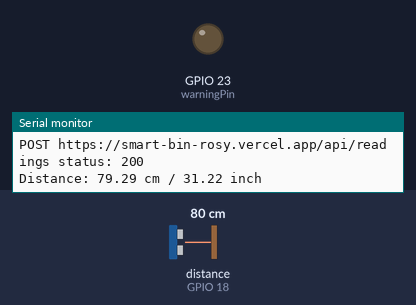
A sketch run on a simulated ESP32. Parts: output pins drawn as LEDs (lit = HIGH), the last lines printed to the serial monitor. Wiring (inferred from the names in the program): ultrasonic range finder: trigger GPIO 5; echo GPIO 18. Inputs (shaded band) come from the test bench; at power-on: distance to the obstacle (sensor on GPIO 18) 80 cm. The echo pulse lasts 58.3 µs per cm; WiFi joins after 1.5 s; servers stay silent unless stated; uploads are accepted with an empty reply; random numbers use the default seed unless the sketch sets one; pins used as bus, display or sensor lines are not drawn.

Above: at 4.8 s.
4.9 s: distance to the obstacle (sensor on GPIO 18) set to 7 cm
6.5 s: distance to the obstacle (sensor on GPIO 18) set to 4 cm
At 7.9 s:
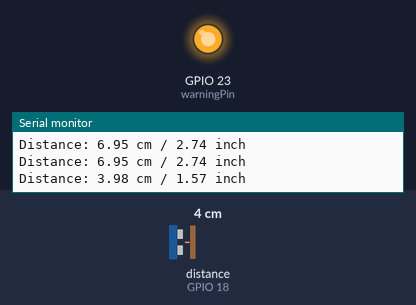
Timing chart, 0 to 10.1 s (numbered marks = the images above; inputs shaded):
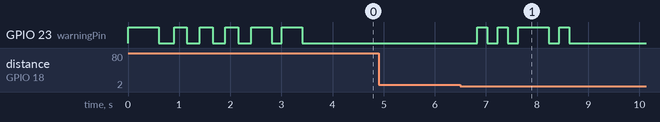

Measured:
- the behaviour switches between 6 and 5 cm on distance to the obstacle (sensor on GPIO 18) (found by bisection; images 0 and 1)
- after the input at 6.5 s, GPIO 23 (warningPin): LOW → HIGH after 0.33 s, → LOW 0.20 s later, → HIGH 0.20 s later, → LOW 0.20 s later, … (8 changes in this stretch)

The sketch:

app.ino
```cpp
#include <WiFi.h>
#include <HTTPClient.h>

const char* wifiSsid = "ssidwifi";
const char* wifiPassword = "passwordwifi";
const char* deviceApiKey = "a764245b6295d1ce4cea1fdab1c0b88d4cb2d2ed693bbc51afb3ed8aa783d53c";

const char* alertApiUrl = "https://smart-bin-rosy.vercel.app/api/alerts/distance";
const char* readingApiUrl = "https://smart-bin-rosy.vercel.app/api/readings";

const int trigPin = 5;
const int echoPin = 18;
const int warningPin = 23;

const float warningDistanceCm = 5.0;
const float rearmDistanceCm = 7.0;
const unsigned long notificationRetryMs = 30000;
const unsigned long wifiJoinTimeoutMs = 10000;
const unsigned long readingLogIntervalMs = 60000;
const unsigned long fullWarningIntervalMs = 5UL * 60UL * 1000UL;
const int warningDotMs = 200;
const int maxOpenNetworks = 10;

#define SOUND_SPEED 0.034
#define CM_TO_INCH 0.393701

bool notificationSent = false;
unsigned long lastNotificationAttempt = 0;
unsigned long lastReadingLog = 0;
bool fullWarningPlayed = false;
unsigned long lastFullWarning = 0;

void playFullWarningIfDue() {
  unsigned long now = millis();
  if (fullWarningPlayed && now - lastFullWarning < fullWarningIntervalMs) {
    return;
  }

  fullWarningPlayed = true;
  lastFullWarning = now;

  // Pola ..-.: dua pendek, satu panjang, satu pendek.
  const int pulseUnits[] = {1, 1, 3, 1};
  for (int i = 0; i < 4; i++) {
    digitalWrite(warningPin, HIGH);
    delay(pulseUnits[i] * warningDotMs);
    digitalWrite(warningPin, LOW);
    if (i < 3) {
      delay(warningDotMs);
    }
  }
}

// Kedipan status hanya aktif saat pemasangan agar tidak dianggap peringatan penuh.
bool statusFeedbackEnabled = true;

void blink(int times, int onMs, int offMs) {
  if (!statusFeedbackEnabled) {
    return;
  }

  for (int i = 0; i < times; i++) {
    digitalWrite(warningPin, HIGH);
    delay(onMs);
    digitalWrite(warningPin, LOW);
    delay(offMs);
  }
}

bool joinNetwork(const char* ssid, const char* password) {
  Serial.printf("Connecting to \"%s\"", ssid);
  WiFi.begin(ssid, password);

  unsigned long startedAt = millis();
  bool ledOn = false;
  while (WiFi.status() != WL_CONNECTED && millis() - startedAt < wifiJoinTimeoutMs) {
    // Berkedip 2 Hz selama mencoba terhubung.
    if (statusFeedbackEnabled) {
      ledOn = !ledOn;
      digitalWrite(warningPin, ledOn ? HIGH : LOW);
    }
    delay(250);
    Serial.print(".");
  }
  digitalWrite(warningPin, LOW);

  bool connected = WiFi.status() == WL_CONNECTED;
  Serial.println(connected ? " connected" : " failed");
  if (!connected) {
    WiFi.disconnect();
  }
  return connected;
}

// Cari dan coba jaringan terbuka jika jaringan utama tidak tersedia.
bool connectToAnyOpenWifi() {
  // Tiga kedipan cepat menandakan pemindaian jaringan.
  blink(3, 80, 80);

  int found = WiFi.scanNetworks();
  if (found <= 0) {
    Serial.println("No networks found");
    return false;
  }

  int openIndexes[maxOpenNetworks];
  int openCount = 0;
  for (int i = 0; i < found && openCount < maxOpenNetworks; i++) {
    if (WiFi.encryptionType(i) == WIFI_AUTH_OPEN && WiFi.SSID(i).length() > 0) {
      openIndexes[openCount++] = i;
    }
  }
  Serial.printf("Found %d open network(s) of %d\n", openCount, found);

  // Acak urutan agar tidak selalu memilih akses poin yang sama.
  for (int i = openCount - 1; i > 0; i--) {
    int j = random(i + 1);
    int tmp = openIndexes[i];
    openIndexes[i] = openIndexes[j];
    openIndexes[j] = tmp;
  }

  bool connected = false;
  for (int i = 0; i < openCount && !connected; i++) {
    connected = joinNetwork(WiFi.SSID(openIndexes[i]).c_str(), nullptr);
  }

  WiFi.scanDelete();
  return connected;
}

void connectToWifi() {
  if (WiFi.status() == WL_CONNECTED) {
    return;
  }

  if (joinNetwork(wifiSsid, wifiPassword)) {
    return;
  }

  connectToAnyOpenWifi();
}

bool postDistance(const char* url, float distanceCm) {
  connectToWifi();

  if (WiFi.status() != WL_CONNECTED) {
    return false;
  }

  HTTPClient http;
  http.begin(url);
  http.addHeader("Content-Type", "application/json");
  http.addHeader("x-device-key", deviceApiKey);

  String body = "{\"distanceCm\":" + String(distanceCm, 1) + "}";
  int statusCode = http.POST(body);
  String response = http.getString();
  http.end();

  Serial.printf("POST %s status: %d\n", url, statusCode);
  if (statusCode < 200 || statusCode >= 300) {
    Serial.println(response);
    return false;
  }

  return true;
}

bool sendDistanceAlert(float distanceCm) {
  return postDistance(alertApiUrl, distanceCm);
}

// Catatan jarak berkala ke spreadsheet; gagal kirim ditunggu sampai jadwal berikutnya.
void logReadingIfDue(float distanceCm) {
  if (lastReadingLog != 0 && millis() - lastReadingLog < readingLogIntervalMs) {
    return;
  }

  lastReadingLog = millis();
  postDistance(readingApiUrl, distanceCm);
}

// Nilai 0 berarti sensor bermasalah atau objek terlalu dekat.
long readEchoDuration() {
  digitalWrite(trigPin, LOW);
  delayMicroseconds(2);
  digitalWrite(trigPin, HIGH);
  delayMicroseconds(10);
  digitalWrite(trigPin, LOW);

  return pulseIn(echoPin, HIGH, 30000);
}

// Uji beberapa kali untuk memastikan sensor terpasang dengan benar.
bool sensorSelfTest() {
  for (int attempt = 0; attempt < 5; attempt++) {
    if (readEchoDuration() > 0) {
      return true;
    }
    delay(200);
  }
  return false;
}

void setup() {
  Serial.begin(115200);
  pinMode(trigPin, OUTPUT);
  pinMode(echoPin, INPUT);
  pinMode(warningPin, OUTPUT);
  digitalWrite(warningPin, LOW);

  // Satu kedipan panjang untuk menguji LED.
  blink(1, 600, 300);

  randomSeed(esp_random());
  WiFi.mode(WIFI_STA);
  WiFi.disconnect();

  connectToWifi();

  bool wifiOk = WiFi.status() == WL_CONNECTED;
  bool sensorOk = sensorSelfTest();

  Serial.printf("Self test - wifi: %s, sensor: %s\n",
                wifiOk ? "ok" : "FAIL",
                sensorOk ? "ok" : "FAIL");
  if (wifiOk) {
    Serial.print("IP address: ");
    Serial.println(WiFi.localIP());
  }

  if (wifiOk && sensorOk) {
    // Dua kedipan lambat menandakan alat siap.
    blink(2, 400, 200);
  } else if (sensorOk) {
    // Sensor aktif, tetapi jaringan tidak tersedia.
    blink(4, 150, 150);
  } else {
    // Sensor gagal; periksa kabel trig dan echo.
    blink(8, 100, 100);
  }

  statusFeedbackEnabled = false;
  digitalWrite(warningPin, LOW);
}

void loop() {
  long duration = readEchoDuration();

  if (duration == 0) {
    Serial.println("No ultrasonic reading");
    digitalWrite(warningPin, LOW);
    delay(500);
    return;
  }

  float distanceCm = duration * SOUND_SPEED / 2;
  float distanceInch = distanceCm * CM_TO_INCH;

  Serial.printf("Distance: %.2f cm / %.2f inch\n", distanceCm, distanceInch);
  logReadingIfDue(distanceCm);

  if (distanceCm < warningDistanceCm) {
    playFullWarningIfDue();
    Serial.println("WARNING: Object is under 5 cm!");

    bool retryIsDue =
      !notificationSent &&
      (lastNotificationAttempt == 0 ||
       millis() - lastNotificationAttempt >= notificationRetryMs);

    if (retryIsDue) {
      lastNotificationAttempt = millis();
      notificationSent = sendDistanceAlert(distanceCm);
    }
  } else {
    digitalWrite(warningPin, LOW);
    fullWarningPlayed = false;

    // Aktifkan ulang setelah objek menjauh agar peringatan tidak berulang.
    if (distanceCm >= rearmDistanceCm) {
      notificationSent = false;
      lastNotificationAttempt = 0;
    }
  }

  delay(500);
}
```
